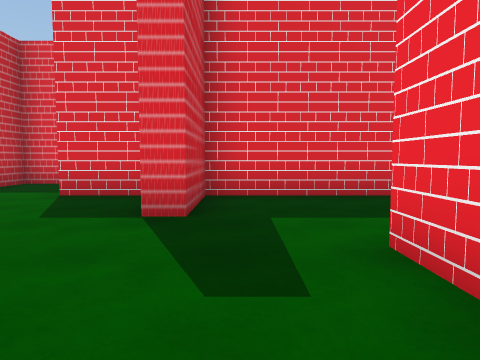
[1] (above)

19 first-person views from a walk through a Unity game level. The camera is 1.3 m above the floor, tilts 4° down and sees 75° across. Doors are open. The floor is counted in squares, 2 m on a side. Each view is taken from the middle of a square. On the plan, view 1 faces up. The plan holds only what a view shows up to about 10 squares ahead; the rest is blank. The place goes on beyond the plan. The player is left out.

[2]
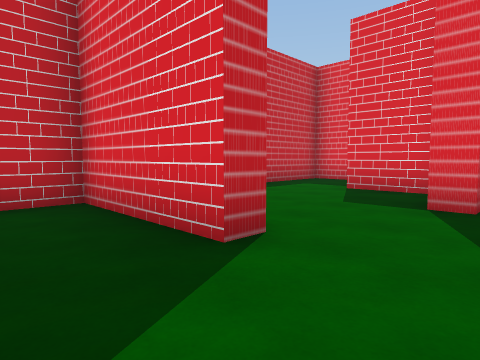

[3]
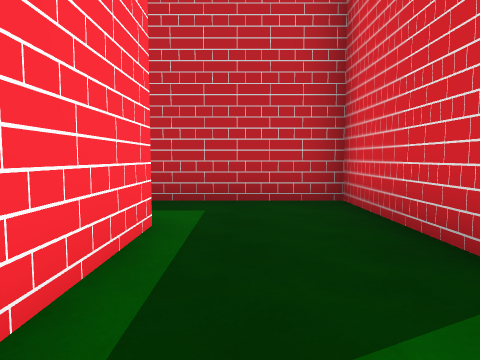

[4]
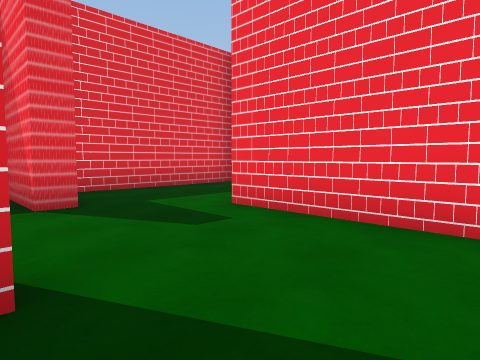

[5]
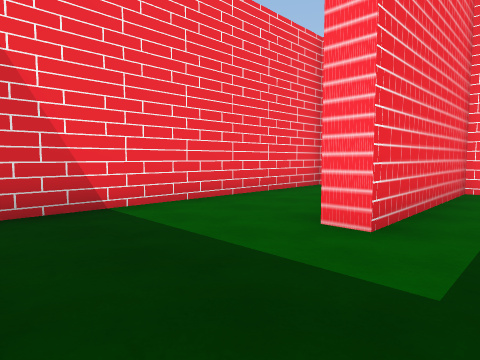

[6]
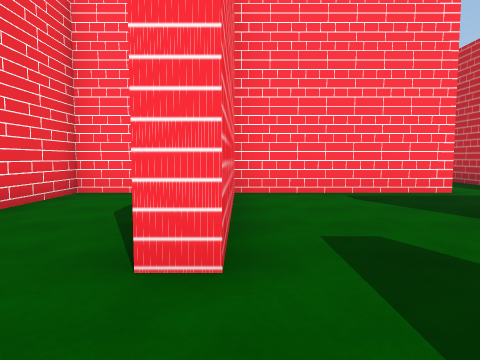

[7]
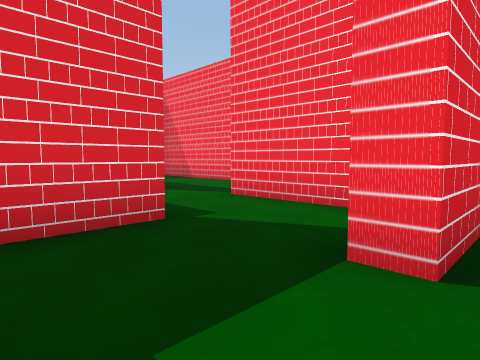

[8]
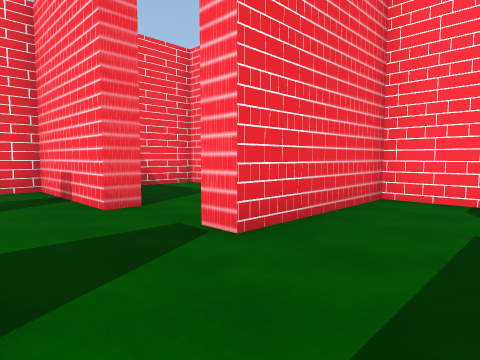

[9]
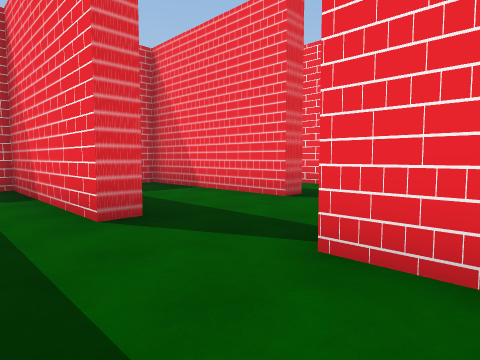

[10]
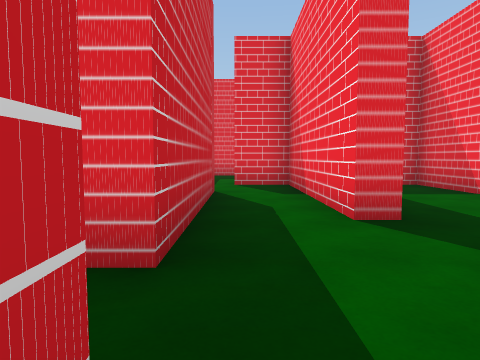

[11]
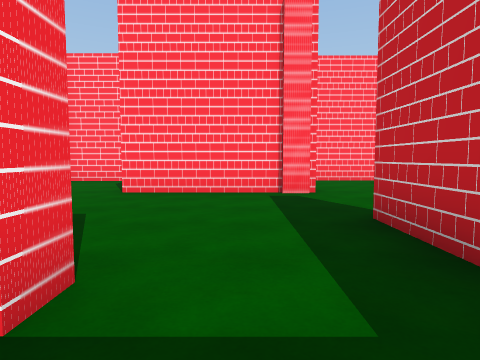

[12]
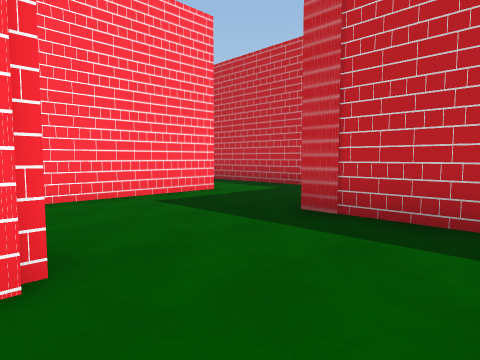

[13]
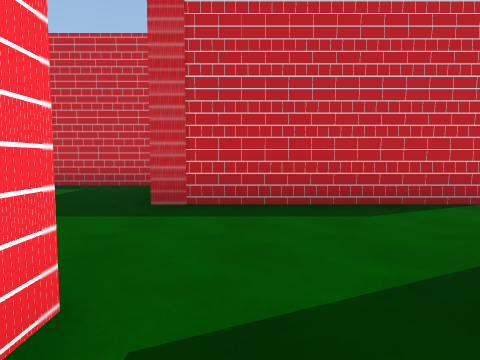

[14]
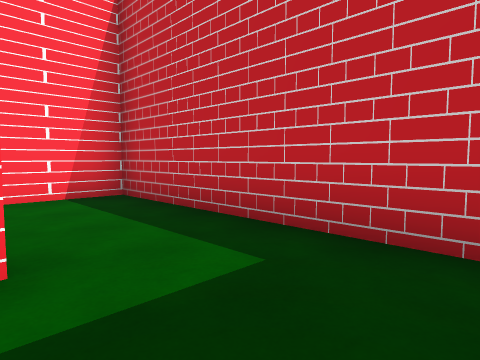

[15]
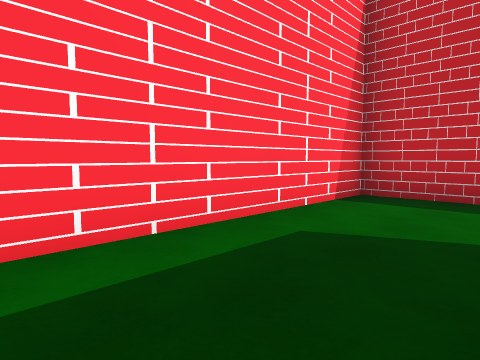

[16]
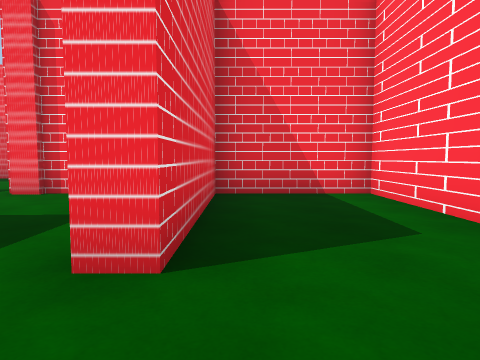

[17]
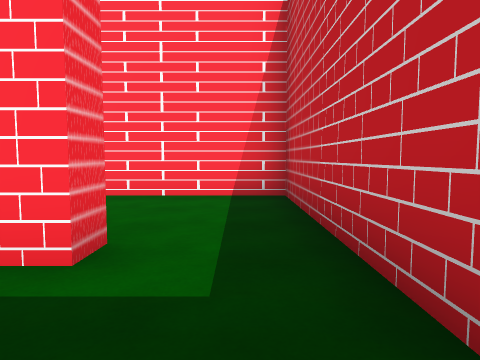

[18]
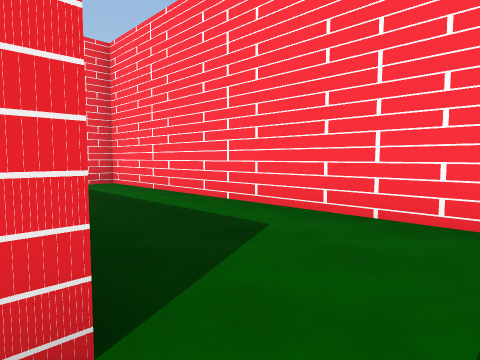

[19]
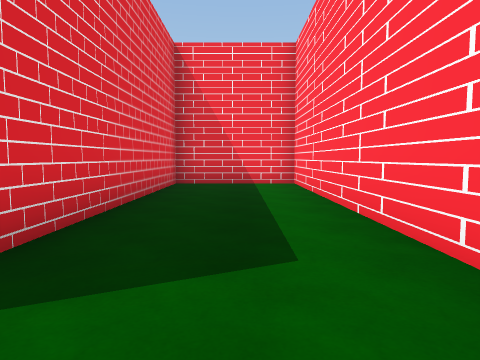

### Floor plan
Points are (right, up) in squares from view 1. A wall is a line through its corners. A room is listed if a view was taken in it or the views show most of it. See-through windows are left out.
Room 1 (views 1, 2, 3, 4)
walls: (-1.8, 1.2) (-1.8, 0.6); (-3.1, -1.8) (1.1, -1.8) (1.1, 2.3)
ways out: opening at (-0.5, 1) to room 2; opening at (-2, -0.5) to room 7
Room 2 (views 5, 6, 7, 12, 13)
walls: (-1.5, 5.4) (-3.1, 5.4) (-3.1, 5.9); (-5.3, 0.1) (-5.3, 1.2) (-1.8, 1.2); (1.1, 2.3) (1.6, 2.3); (-5.4, 6.5) (-5.4, 3.6); (-8.4, 5.4) (-8.4, 0.8); (3, -1.8) (4, -1.8) (4, 5.4) (-0.6, 5.4) (-0.6, 3.5) (-1.1, 3.5) (-1.1, 5.1); (-9.3, -2) (-6.1, -2)
ways out: opening at (-0.5, 1) to room 1; opening at (-4.5, 6) to room 4; opening at (-9, -0.5) to room 5; opening at (-7.5, 4.5)
Room 3 (view 8)
walls: (-1.2, 11.3) (-1.8, 11.3) (-1.8, 15.6) (-3.1, 15.6); (-3.5, 14.1) (-3.5, 9.8); (-1.1, 9.1) (-0.5, 9.1)
ways out: opening at (-2.5, 8) to room 4; opening at (-1, 10.5) to room 9; opening at (-4, 9); opening at (-3, 15)
Room 4 (views 9, 10, 11)
walls: (-3.1, 7.9) (-5.4, 7.9) (-5.4, 6.5); (-3.1, 5.9) (-1.1, 5.9) (-1.1, 9.1)
ways out: opening at (-4.5, 6) to room 2; opening at (-2.5, 8) to room 3
Room 5 (view 14)
walls: (-11.4, -0.1) (-11.4, -1.5)
ways out: opening at (-9, -0.5) to room 2; opening at (-10.5, -2) to room 6
Room 6 (views 15, 16)
walls: (-11.4, -1.5) (-11.4, -5.4) (-5.3, -5.4) (-5.3, -2.6) (-9.3, -2.6) (-9.3, -2)
ways out: opening at (-10.5, -2) to room 5
Room 7 (view 17)
walls: (-1.8, 0.6) (-4.8, 0.6) (-4.8, -1.4)
ways out: opening at (-2, -0.5) to room 1; opening at (-3.5, -2) to room 8
Room 8 (views 18, 19)
walls: (-3.1, -2.4) (-3.1, -1.8); (-4.8, -1.4) (-4.8, -5.4) (4, -5.4) (4, -2.4) (-2, -2.4)
ways out: opening at (-3.5, -2) to room 7
Room 9 (no view inside)
walls: (1.3, 11.3) (1.3, 15.6) (0.9, 15.6)
ways out: opening at (-1, 10.5) to room 3; opening at (0, 9) to room 10; opening at (2, 10.5)
Room 10 (no view inside)
walls: (0.9, 8.9) (0.9, 9.5); (4, 5.9) (4, 7.4)
ways out: opening at (0, 9) to room 9

Positions as (right, up) in squares from view 1, and headings:
1: (0, 0), facing up
2: (0, -1), facing up-left
3: (0, -1), facing left
4: (-2, -1), facing up-right
5: (0, 5), facing down-right
6: (1, 4), facing down
7: (-5, 5), facing up-right
8: (-3, 11), facing down-right
9: (-3, 8), facing up-right
10: (-3, 8), facing up
11: (-4, 7), facing down
12: (-5, 3), facing down-left
13: (-4, 2), facing left
14: (-9, 0), facing down-left
15: (-6, -3), facing down-left
16: (-11, -3), facing right
17: (-4, 0), facing down
18: (-4, -2), facing down-right
19: (-4, -4), facing right
